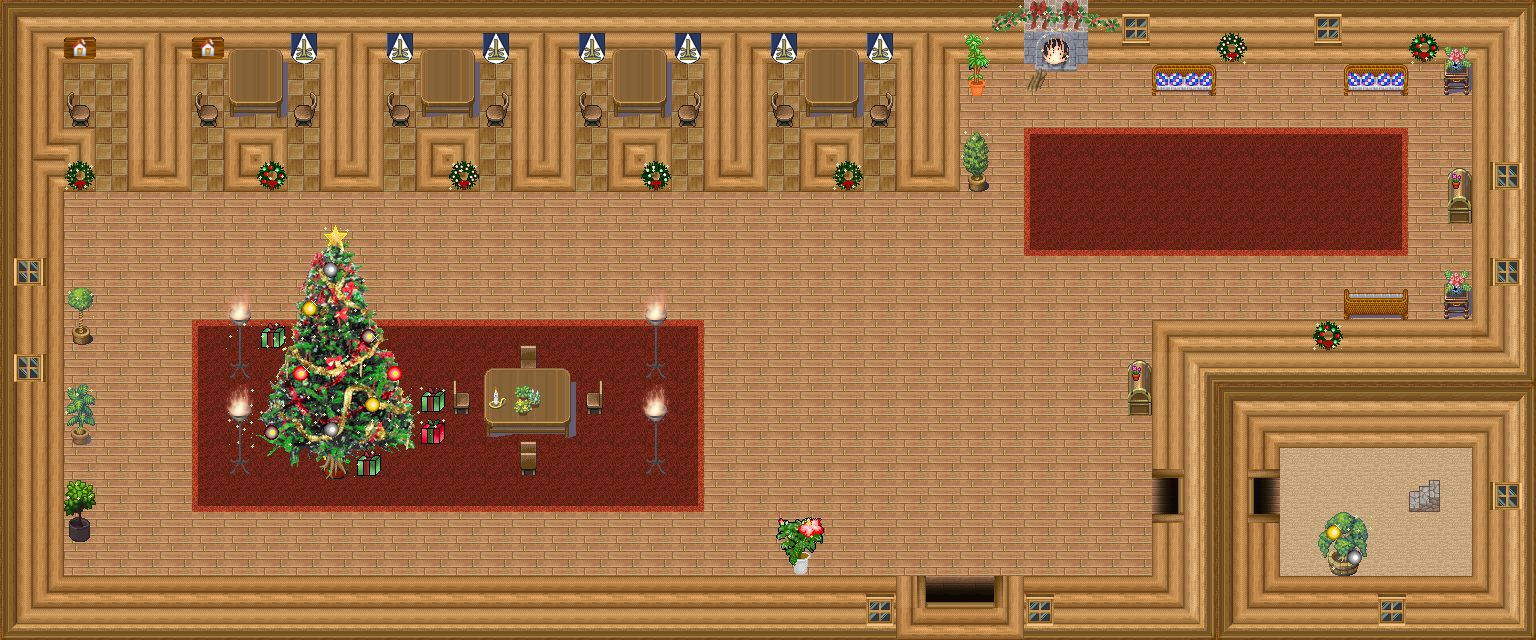

Tiled map render using the project's own tile images. Description and the map definition, with tile-layer contents summarised, below:
An orthogonal 48x20 tile map with 32x32 px tiles, 6 tile layers (0_floor, 1_terrain, 2_object, 3_roof, ...), 2 hidden layers not drawn, 28 tilesets.

<map version="1.0" orientation="orthogonal" renderorder="right-down" width="48" height="20" tilewidth="32" tileheight="32" nextobjectid="1">
 <tileset firstgid="1" name="flower_vase.png" tilewidth="32" tileheight="32" tilecount="3" columns="3">
  <image source="../../tileset/plant/indoor/flower_vase.png" width="96" height="32" />
 </tileset>
 <tileset firstgid="4" name="collision.png" tilewidth="32" tileheight="32" tilecount="1" columns="1">
  <image source="../../tileset/logic/collision.png" width="32" height="32" />
 </tileset>
 <tileset firstgid="5" name="protection.png" tilewidth="32" tileheight="32" tilecount="2" columns="2">
  <image source="../../tileset/logic/protection.png" width="64" height="32" />
 </tileset>
 <tileset firstgid="7" name="Untitled" tilewidth="32" tileheight="32" tilecount="20" columns="1">
  <image source="../../tileset/pol/wyposazenie/banner.png" width="32" height="640" />
 </tileset>
 <tileset firstgid="27" name="schody" tilewidth="32" tileheight="32" tilecount="12" columns="2">
  <image source="../../tileset/building/stairs/stairs.png" width="64" height="192" />
 </tileset>
 <tileset firstgid="39" name="sciany" tilewidth="32" tileheight="32" tilecount="27" columns="3">
  <image source="../../tileset/pol/waly/int_plazy.png" width="96" height="288" />
 </tileset>
 <tileset firstgid="66" name="drzwi" tilewidth="32" tileheight="32" tilecount="15" columns="5">
  <image source="../../tileset/pol/domki/drzwi/door_drewno_int.png" width="160" height="96" />
 </tileset>
 <tileset firstgid="81" name="okna" tilewidth="32" tileheight="32" tilecount="16" columns="8">
  <image source="../../tileset/pol/domki/okna/window_drewno.png" width="256" height="64" />
 </tileset>
 <tileset firstgid="97" name="chestbanner" tilewidth="32" tileheight="32" tilecount="6" columns="1">
  <image source="../../tileset/building/decoration/chests_banner.png" width="32" height="192" />
 </tileset>
 <tileset firstgid="103" name="kafle" tilewidth="32" tileheight="32" tilecount="80" columns="16">
  <image source="../../tileset/pol/domki/podloga/kafelki_rozne.png" width="512" height="160" />
 </tileset>
 <tileset firstgid="183" name="piec" tilewidth="32" tileheight="32" tilecount="4" columns="2">
  <image source="../../tileset/building/decoration/wood_fire.png" width="64" height="64" />
 </tileset>
 <tileset firstgid="187" name="laweczki" tilewidth="32" tileheight="32" tilecount="4" columns="4">
  <image source="../../tileset/pol/wyposazenie/lawki_krzesla/fotele_wiklina.png" width="128" height="32" />
 </tileset>
 <tileset firstgid="191" name="mruganie" tilewidth="32" tileheight="32" tilecount="20" columns="4">
  <image source="../../tileset/furniture/light/xmas_lights.png" width="128" height="160" />
 </tileset>
 <tileset firstgid="211" name="ognik" tilewidth="32" tileheight="32" tilecount="12" columns="12">
  <image source="../../tileset/pol/oswietlenie/flames_half.png" width="384" height="32" />
 </tileset>
 <tileset firstgid="223" name="skrzynki" tilewidth="32" tileheight="32" tilecount="4" columns="2">
  <image source="../../tileset/pol/wyposazenie/skrzynie.png" width="64" height="64" />
 </tileset>
 <tileset firstgid="227" name="1" tilewidth="32" tileheight="32" tilecount="32" columns="16">
  <image source="../../tileset/pol/natura/kwiaty/roslinki_doniczki.png" width="512" height="64" />
 </tileset>
 <tileset firstgid="259" name="2" tilewidth="32" tileheight="32" tilecount="32" columns="16">
  <image source="../../tileset/pol/natura/kwiaty/roslinki_drzewka.png" width="512" height="64" />
 </tileset>
 <tileset firstgid="291" name="krzesla" tilewidth="32" tileheight="32" tilecount="20" columns="5">
  <image source="../../tileset/pol/wyposazenie/lawki_krzesla/krzesla.png" width="160" height="128" />
 </tileset>
 <tileset firstgid="311" name="stol" tilewidth="32" tileheight="32" tilecount="9" columns="3">
  <image source="../../tileset/pol/wyposazenie/stoly/drewniany_stol2.png" width="96" height="96" />
 </tileset>
 <tileset firstgid="320" name="dywan" tilewidth="32" tileheight="32" tilecount="9" columns="3">
  <image source="../../tileset/pol/domki/podloga/dywan_czerwien.png" width="96" height="96" />
 </tileset>
 <tileset firstgid="329" name="prezenty" tilewidth="32" tileheight="32" tilecount="5" columns="5">
  <image source="../../tileset/pol/wyposazenie/present.png" width="160" height="32" />
 </tileset>
 <tileset firstgid="334" name="choinka" tilewidth="32" tileheight="32" tilecount="40" columns="5">
  <image source="../../tileset/pol/choinka.png" width="160" height="256" />
 </tileset>
 <tileset firstgid="374" name="cwiet" tilewidth="32" tileheight="32" tilecount="3" columns="3">
  <image source="../../tileset/building/decoration/holly_garlands.png" width="96" height="32" />
 </tileset>
 <tileset firstgid="377" name="takie" tilewidth="32" tileheight="32" tilecount="6" columns="2">
  <image source="../../tileset/building/decoration/wreaths.png" width="64" height="96" />
 </tileset>
 <tileset firstgid="383" name="banki" tilewidth="32" tileheight="32" tilecount="16" columns="4">
  <image source="../../tileset/pol/choinka_banki.png" width="128" height="128" />
 </tileset>
 <tileset firstgid="399" name="iron_lamp" tilewidth="32" tileheight="32" tilecount="3" columns="1">
  <image source="../../tileset/furniture/light/iron_lamp.png" width="32" height="96" />
 </tileset>
 <tileset firstgid="402" name="flames" tilewidth="32" tileheight="32" tilecount="6" columns="6">
  <image source="../../tileset/furniture/light/flames.png" width="192" height="32" />
 </tileset>
 <tileset firstgid="408" name="swieczka" tilewidth="32" tileheight="32" tilecount="4" columns="4">
  <image source="../../tileset/pol/oswietlenie/swieczka.png" width="128" height="32" />
 </tileset>
 <layer name="0_floor" width="48" height="20">
  <data>[960 cells, 960 non-empty, 12 distinct tile ids]</data>
 </layer>
 <layer name="1_terrain" width="48" height="20">
  <data>[960 cells, 401 non-empty, 46 distinct tile ids]</data>
 </layer>
 <layer name="2_object" width="48" height="20">
  <data>[960 cells, 128 non-empty, 71 distinct tile ids]</data>
 </layer>
 <layer name="3_roof" width="48" height="20">
  <data>[960 cells, 58 non-empty, 46 distinct tile ids]</data>
 </layer>
 <layer name="4_roof_add" width="48" height="20">
  <data>[960 cells, 58 non-empty, 24 distinct tile ids]</data>
 </layer>
 <layer name="objects" width="48" height="20">
  <data>[960 cells, 0 non-empty, 0 distinct tile ids]</data>
 </layer>
 <layer name="collision" width="48" height="20" visible="0">
  <data>[960 cells, 417 non-empty, 1 distinct tile ids]</data>
 </layer>
 <layer name="protection" width="48" height="20" visible="0">
  <data>[960 cells, 960 non-empty, 1 distinct tile ids]</data>
 </layer>
</map>
